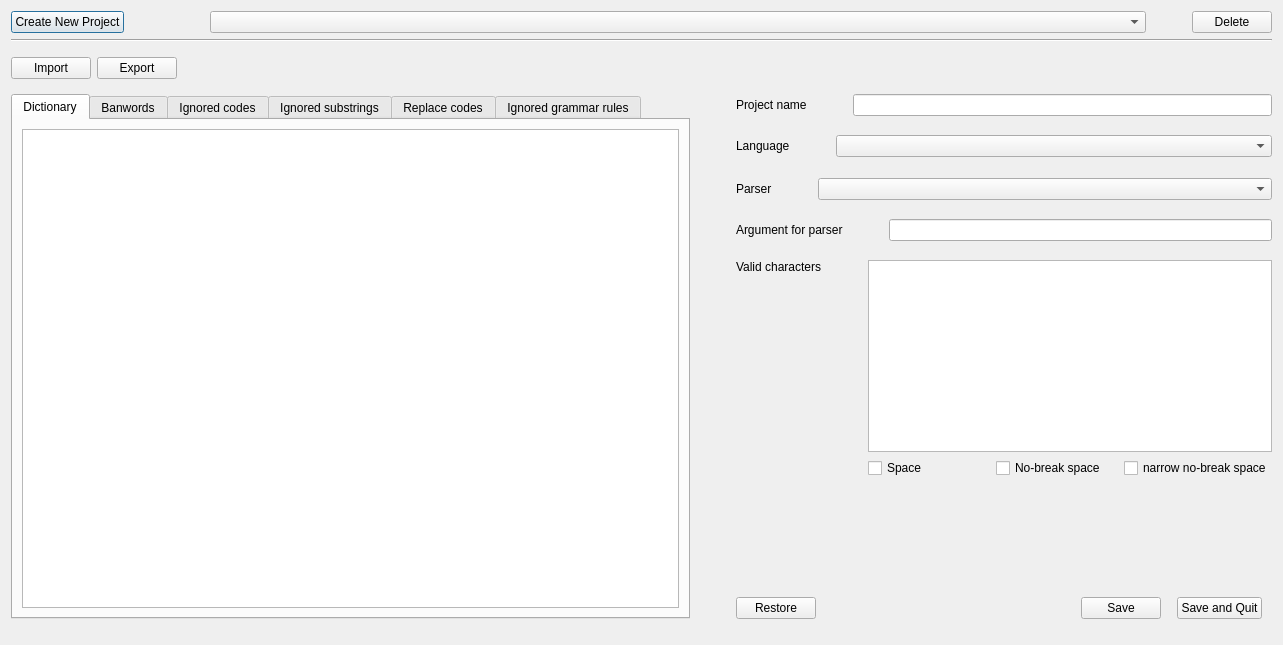
<?xml version="1.0" encoding="UTF-8"?>
<ui version="4.0">
 <class>Dialog_projectManager</class>
 <widget class="QDialog" name="Dialog_projectManager">
  <property name="geometry">
   <rect>
    <x>0</x>
    <y>0</y>
    <width>1283</width>
    <height>645</height>
   </rect>
  </property>
  <property name="windowTitle">
   <string>Manage Projects</string>
  </property>
  <layout class="QGridLayout" name="gridLayout_6">
   <item row="0" column="0">
    <layout class="QVBoxLayout" name="verticalLayout" stretch="0,0,0,1,0">
     <item>
      <layout class="QHBoxLayout" name="horizontalLayout_project" stretch="0,0,0,5,0,0">
       <item>
        <widget class="QPushButton" name="pushButton_createProject">
         <property name="text">
          <string>Create New Project</string>
         </property>
        </widget>
       </item>
       <item>
        <spacer name="horizontalSpacer_project_1">
         <property name="orientation">
          <enum>Qt::Horizontal</enum>
         </property>
         <property name="sizeHint" stdset="0">
          <size>
           <width>40</width>
           <height>20</height>
          </size>
         </property>
        </spacer>
       </item>
       <item>
        <spacer name="horizontalSpacer_project_2">
         <property name="orientation">
          <enum>Qt::Horizontal</enum>
         </property>
         <property name="sizeHint" stdset="0">
          <size>
           <width>40</width>
           <height>20</height>
          </size>
         </property>
        </spacer>
       </item>
       <item>
        <widget class="QComboBox" name="comboBox_project">
         <property name="sizePolicy">
          <sizepolicy hsizetype="Minimum" vsizetype="Fixed">
           <horstretch>0</horstretch>
           <verstretch>0</verstretch>
          </sizepolicy>
         </property>
         <property name="maxVisibleItems">
          <number>15</number>
         </property>
        </widget>
       </item>
       <item>
        <spacer name="horizontalSpacer_project_3">
         <property name="orientation">
          <enum>Qt::Horizontal</enum>
         </property>
         <property name="sizeHint" stdset="0">
          <size>
           <width>40</width>
           <height>20</height>
          </size>
         </property>
        </spacer>
       </item>
       <item>
        <widget class="QPushButton" name="pushButton_deleteProject">
         <property name="text">
          <string>Delete</string>
         </property>
        </widget>
       </item>
      </layout>
     </item>
     <item>
      <widget class="Line" name="line_main">
       <property name="orientation">
        <enum>Qt::Horizontal</enum>
       </property>
      </widget>
     </item>
     <item>
      <layout class="QHBoxLayout" name="horizontalLayout">
       <item>
        <widget class="QPushButton" name="pushButton_import">
         <property name="text">
          <string>Import</string>
         </property>
        </widget>
       </item>
       <item>
        <widget class="QPushButton" name="pushButton_export">
         <property name="text">
          <string>Export</string>
         </property>
        </widget>
       </item>
       <item>
        <spacer name="horizontalSpacer_2">
         <property name="orientation">
          <enum>Qt::Horizontal</enum>
         </property>
         <property name="sizeHint" stdset="0">
          <size>
           <width>40</width>
           <height>20</height>
          </size>
         </property>
        </spacer>
       </item>
       <item>
        <spacer name="verticalSpacer_main_1">
         <property name="orientation">
          <enum>Qt::Vertical</enum>
         </property>
         <property name="sizeHint" stdset="0">
          <size>
           <width>20</width>
           <height>40</height>
          </size>
         </property>
        </spacer>
       </item>
      </layout>
     </item>
     <item>
      <layout class="QHBoxLayout" name="horizontalLayout_parameters" stretch="1,0,0">
       <item>
        <widget class="QTabWidget" name="tabWidget_editArea">
         <property name="sizePolicy">
          <sizepolicy hsizetype="Minimum" vsizetype="Expanding">
           <horstretch>0</horstretch>
           <verstretch>0</verstretch>
          </sizepolicy>
         </property>
         <property name="currentIndex">
          <number>0</number>
         </property>
         <widget class="QWidget" name="tab_1">
          <attribute name="title">
           <string>Dictionary</string>
          </attribute>
          <layout class="QGridLayout" name="gridLayout_5">
           <item row="0" column="0">
            <widget class="DataTableView" name="dataTableView_dictionary">
             <property name="dragDropOverwriteMode">
              <bool>false</bool>
             </property>
             <property name="selectionMode">
              <enum>QAbstractItemView::ExtendedSelection</enum>
             </property>
             <property name="selectionBehavior">
              <enum>QAbstractItemView::SelectItems</enum>
             </property>
             <attribute name="horizontalHeaderVisible">
              <bool>false</bool>
             </attribute>
             <attribute name="horizontalHeaderStretchLastSection">
              <bool>true</bool>
             </attribute>
             <attribute name="verticalHeaderVisible">
              <bool>false</bool>
             </attribute>
            </widget>
           </item>
          </layout>
         </widget>
         <widget class="QWidget" name="tab_2">
          <attribute name="title">
           <string>Banwords</string>
          </attribute>
          <layout class="QGridLayout" name="gridLayout_4">
           <item row="0" column="0">
            <widget class="DataTableView" name="dataTableView_banwords">
             <property name="dragDropOverwriteMode">
              <bool>false</bool>
             </property>
             <property name="selectionMode">
              <enum>QAbstractItemView::ExtendedSelection</enum>
             </property>
             <property name="selectionBehavior">
              <enum>QAbstractItemView::SelectItems</enum>
             </property>
             <attribute name="horizontalHeaderVisible">
              <bool>false</bool>
             </attribute>
             <attribute name="horizontalHeaderStretchLastSection">
              <bool>true</bool>
             </attribute>
             <attribute name="verticalHeaderVisible">
              <bool>false</bool>
             </attribute>
            </widget>
           </item>
          </layout>
         </widget>
         <widget class="QWidget" name="tab_3">
          <attribute name="title">
           <string>Ignored codes</string>
          </attribute>
          <layout class="QGridLayout" name="gridLayout">
           <item row="0" column="0">
            <widget class="DataTableView" name="dataTableView_ignoredCodes">
             <property name="dragDropOverwriteMode">
              <bool>false</bool>
             </property>
             <property name="selectionMode">
              <enum>QAbstractItemView::ExtendedSelection</enum>
             </property>
             <property name="selectionBehavior">
              <enum>QAbstractItemView::SelectRows</enum>
             </property>
             <attribute name="horizontalHeaderStretchLastSection">
              <bool>true</bool>
             </attribute>
             <attribute name="verticalHeaderVisible">
              <bool>false</bool>
             </attribute>
            </widget>
           </item>
          </layout>
         </widget>
         <widget class="QWidget" name="tab_4">
          <attribute name="title">
           <string>Ignored substrings</string>
          </attribute>
          <layout class="QGridLayout" name="gridLayout_3">
           <item row="0" column="0">
            <widget class="DataTableView" name="dataTableView_ignoredSubstrings">
             <property name="dragDropOverwriteMode">
              <bool>false</bool>
             </property>
             <property name="selectionMode">
              <enum>QAbstractItemView::ExtendedSelection</enum>
             </property>
             <property name="selectionBehavior">
              <enum>QAbstractItemView::SelectItems</enum>
             </property>
             <attribute name="horizontalHeaderStretchLastSection">
              <bool>true</bool>
             </attribute>
             <attribute name="verticalHeaderVisible">
              <bool>false</bool>
             </attribute>
            </widget>
           </item>
          </layout>
         </widget>
         <widget class="QWidget" name="tab_5">
          <attribute name="title">
           <string>Replace codes</string>
          </attribute>
          <layout class="QGridLayout" name="gridLayout_7">
           <item row="0" column="0">
            <widget class="DataTableView" name="dataTableView_replaceCodes">
             <property name="dragDropOverwriteMode">
              <bool>false</bool>
             </property>
             <property name="selectionMode">
              <enum>QAbstractItemView::ExtendedSelection</enum>
             </property>
             <property name="selectionBehavior">
              <enum>QAbstractItemView::SelectItems</enum>
             </property>
             <attribute name="horizontalHeaderStretchLastSection">
              <bool>true</bool>
             </attribute>
             <attribute name="verticalHeaderVisible">
              <bool>false</bool>
             </attribute>
            </widget>
           </item>
          </layout>
         </widget>
         <widget class="QWidget" name="tab_6">
          <attribute name="title">
           <string>Ignored grammar rules</string>
          </attribute>
          <layout class="QGridLayout" name="gridLayout_2">
           <item row="0" column="0">
            <widget class="DataTableView" name="dataTableView_rules">
             <property name="dragDropOverwriteMode">
              <bool>false</bool>
             </property>
             <property name="selectionMode">
              <enum>QAbstractItemView::ExtendedSelection</enum>
             </property>
             <property name="selectionBehavior">
              <enum>QAbstractItemView::SelectItems</enum>
             </property>
             <attribute name="horizontalHeaderVisible">
              <bool>false</bool>
             </attribute>
             <attribute name="horizontalHeaderStretchLastSection">
              <bool>true</bool>
             </attribute>
             <attribute name="verticalHeaderVisible">
              <bool>false</bool>
             </attribute>
            </widget>
           </item>
          </layout>
         </widget>
        </widget>
       </item>
       <item>
        <spacer name="horizontalSpacer_validCharacters">
         <property name="orientation">
          <enum>Qt::Horizontal</enum>
         </property>
         <property name="sizeHint" stdset="0">
          <size>
           <width>40</width>
           <height>20</height>
          </size>
         </property>
        </spacer>
       </item>
       <item>
        <layout class="QVBoxLayout" name="verticalLayout_rightPartAndSave">
         <item>
          <layout class="QVBoxLayout" name="verticalLayout_rightPart">
           <item>
            <layout class="QHBoxLayout" name="horizontalLayout_projectName" stretch="1,0,3">
             <property name="sizeConstraint">
              <enum>QLayout::SetMaximumSize</enum>
             </property>
             <item>
              <widget class="QLabel" name="label_projectName">
               <property name="sizePolicy">
                <sizepolicy hsizetype="Maximum" vsizetype="Maximum">
                 <horstretch>0</horstretch>
                 <verstretch>0</verstretch>
                </sizepolicy>
               </property>
               <property name="text">
                <string>Project name</string>
               </property>
               <property name="textInteractionFlags">
                <set>Qt::LinksAccessibleByMouse|Qt::TextSelectableByMouse</set>
               </property>
              </widget>
             </item>
             <item>
              <spacer name="horizontalSpacer">
               <property name="orientation">
                <enum>Qt::Horizontal</enum>
               </property>
               <property name="sizeHint" stdset="0">
                <size>
                 <width>40</width>
                 <height>20</height>
                </size>
               </property>
              </spacer>
             </item>
             <item>
              <widget class="QLineEdit" name="lineEdit_projectName"/>
             </item>
            </layout>
           </item>
           <item>
            <spacer name="verticalSpacer_editAreaForm_1">
             <property name="orientation">
              <enum>Qt::Vertical</enum>
             </property>
             <property name="sizeHint" stdset="0">
              <size>
               <width>536</width>
               <height>13</height>
              </size>
             </property>
            </spacer>
           </item>
           <item>
            <layout class="QHBoxLayout" name="horizontalLayout_language" stretch="1,0,2">
             <property name="sizeConstraint">
              <enum>QLayout::SetMaximumSize</enum>
             </property>
             <item>
              <widget class="QLabel" name="label_language">
               <property name="sizePolicy">
                <sizepolicy hsizetype="Maximum" vsizetype="Maximum">
                 <horstretch>0</horstretch>
                 <verstretch>0</verstretch>
                </sizepolicy>
               </property>
               <property name="text">
                <string>Language</string>
               </property>
               <property name="textInteractionFlags">
                <set>Qt::LinksAccessibleByMouse|Qt::TextSelectableByMouse</set>
               </property>
              </widget>
             </item>
             <item>
              <spacer name="horizontalSpacer_language">
               <property name="orientation">
                <enum>Qt::Horizontal</enum>
               </property>
               <property name="sizeHint" stdset="0">
                <size>
                 <width>40</width>
                 <height>20</height>
                </size>
               </property>
              </spacer>
             </item>
             <item>
              <widget class="QComboBox" name="comboBox_language"/>
             </item>
            </layout>
           </item>
           <item>
            <spacer name="verticalSpacer_editAreaForm_2">
             <property name="orientation">
              <enum>Qt::Vertical</enum>
             </property>
             <property name="sizeHint" stdset="0">
              <size>
               <width>13</width>
               <height>15</height>
              </size>
             </property>
            </spacer>
           </item>
           <item>
            <layout class="QHBoxLayout" name="horizontalLayout_parser" stretch="1,0,3">
             <property name="sizeConstraint">
              <enum>QLayout::SetMaximumSize</enum>
             </property>
             <item>
              <widget class="QLabel" name="label_parser">
               <property name="sizePolicy">
                <sizepolicy hsizetype="Maximum" vsizetype="Maximum">
                 <horstretch>0</horstretch>
                 <verstretch>0</verstretch>
                </sizepolicy>
               </property>
               <property name="text">
                <string>Parser</string>
               </property>
               <property name="wordWrap">
                <bool>true</bool>
               </property>
               <property name="textInteractionFlags">
                <set>Qt::LinksAccessibleByMouse|Qt::TextSelectableByMouse</set>
               </property>
              </widget>
             </item>
             <item>
              <spacer name="horizontalSpacer_parser">
               <property name="orientation">
                <enum>Qt::Horizontal</enum>
               </property>
               <property name="sizeHint" stdset="0">
                <size>
                 <width>40</width>
                 <height>20</height>
                </size>
               </property>
              </spacer>
             </item>
             <item>
              <widget class="QComboBox" name="comboBox_parser"/>
             </item>
            </layout>
           </item>
           <item>
            <spacer name="verticalSpacer_editAreaForm_3">
             <property name="orientation">
              <enum>Qt::Vertical</enum>
             </property>
             <property name="sizeHint" stdset="0">
              <size>
               <width>536</width>
               <height>13</height>
              </size>
             </property>
            </spacer>
           </item>
           <item>
            <layout class="QHBoxLayout" name="horizontalLayout_argParser" stretch="1,0,2">
             <property name="sizeConstraint">
              <enum>QLayout::SetMaximumSize</enum>
             </property>
             <item>
              <widget class="QLabel" name="label_argParser">
               <property name="sizePolicy">
                <sizepolicy hsizetype="Maximum" vsizetype="Maximum">
                 <horstretch>0</horstretch>
                 <verstretch>0</verstretch>
                </sizepolicy>
               </property>
               <property name="text">
                <string>Argument for parser</string>
               </property>
               <property name="textInteractionFlags">
                <set>Qt::LinksAccessibleByMouse|Qt::TextSelectableByMouse</set>
               </property>
              </widget>
             </item>
             <item>
              <spacer name="horizontalSpacer_argParser">
               <property name="orientation">
                <enum>Qt::Horizontal</enum>
               </property>
               <property name="sizeHint" stdset="0">
                <size>
                 <width>40</width>
                 <height>20</height>
                </size>
               </property>
              </spacer>
             </item>
             <item>
              <widget class="QLineEdit" name="lineEdit_argParser"/>
             </item>
            </layout>
           </item>
           <item>
            <spacer name="verticalSpacer_editAreaForm_4">
             <property name="orientation">
              <enum>Qt::Vertical</enum>
             </property>
             <property name="sizeHint" stdset="0">
              <size>
               <width>536</width>
               <height>13</height>
              </size>
             </property>
            </spacer>
           </item>
           <item>
            <layout class="QHBoxLayout" name="horizontalLayout_validCharacters" stretch="0,0,1">
             <item>
              <layout class="QVBoxLayout" name="verticalLayout_validCharacters_1">
               <property name="sizeConstraint">
                <enum>QLayout::SetMaximumSize</enum>
               </property>
               <item>
                <widget class="QLabel" name="label_validCharacters">
                 <property name="sizePolicy">
                  <sizepolicy hsizetype="Maximum" vsizetype="Maximum">
                   <horstretch>0</horstretch>
                   <verstretch>0</verstretch>
                  </sizepolicy>
                 </property>
                 <property name="text">
                  <string>Valid characters</string>
                 </property>
                 <property name="scaledContents">
                  <bool>false</bool>
                 </property>
                 <property name="wordWrap">
                  <bool>true</bool>
                 </property>
                 <property name="textInteractionFlags">
                  <set>Qt::LinksAccessibleByMouse|Qt::TextSelectableByMouse</set>
                 </property>
                </widget>
               </item>
               <item>
                <spacer name="verticalSpacer_validCharacters_1">
                 <property name="orientation">
                  <enum>Qt::Vertical</enum>
                 </property>
                 <property name="sizeHint" stdset="0">
                  <size>
                   <width>20</width>
                   <height>40</height>
                  </size>
                 </property>
                </spacer>
               </item>
              </layout>
             </item>
             <item>
              <spacer name="horizontalSpacer_editArea">
               <property name="orientation">
                <enum>Qt::Horizontal</enum>
               </property>
               <property name="sizeHint" stdset="0">
                <size>
                 <width>40</width>
                 <height>20</height>
                </size>
               </property>
              </spacer>
             </item>
             <item>
              <layout class="QVBoxLayout" name="verticalLayout_validCharacters_2" stretch="0,1">
               <item>
                <widget class="QTextEdit" name="textEdit_validCharacters"/>
               </item>
               <item>
                <layout class="QHBoxLayout" name="horizontalLayout_checkbox_spaces_1">
                 <item>
                  <widget class="QCheckBox" name="checkBox_space">
                   <property name="text">
                    <string>Space</string>
                   </property>
                  </widget>
                 </item>
                 <item>
                  <widget class="QCheckBox" name="checkBox_nobreakSpace">
                   <property name="text">
                    <string>No-break space</string>
                   </property>
                  </widget>
                 </item>
                 <item>
                  <widget class="QCheckBox" name="checkBox_narrowNobreakSpace">
                   <property name="text">
                    <string>narrow no-break space</string>
                   </property>
                  </widget>
                 </item>
                </layout>
               </item>
              </layout>
             </item>
            </layout>
           </item>
           <item>
            <spacer name="verticalSpacer_editAreaForm_5">
             <property name="orientation">
              <enum>Qt::Vertical</enum>
             </property>
             <property name="sizeHint" stdset="0">
              <size>
               <width>536</width>
               <height>13</height>
              </size>
             </property>
            </spacer>
           </item>
          </layout>
         </item>
         <item>
          <spacer name="verticalSpacer_editAreaAndSave">
           <property name="orientation">
            <enum>Qt::Vertical</enum>
           </property>
           <property name="sizeHint" stdset="0">
            <size>
             <width>20</width>
             <height>40</height>
            </size>
           </property>
          </spacer>
         </item>
         <item>
          <layout class="QHBoxLayout" name="horizontalLayout_Save" stretch="0,1,0,0,0,0">
           <item>
            <widget class="QPushButton" name="pushButton_restore">
             <property name="text">
              <string>Restore</string>
             </property>
            </widget>
           </item>
           <item>
            <spacer name="horizontalSpacer_Save_1">
             <property name="orientation">
              <enum>Qt::Horizontal</enum>
             </property>
             <property name="sizeHint" stdset="0">
              <size>
               <width>40</width>
               <height>20</height>
              </size>
             </property>
            </spacer>
           </item>
           <item>
            <widget class="QPushButton" name="pushButton_save">
             <property name="text">
              <string>Save</string>
             </property>
            </widget>
           </item>
           <item>
            <spacer name="horizontalSpacer_Save_2">
             <property name="orientation">
              <enum>Qt::Horizontal</enum>
             </property>
             <property name="sizeHint" stdset="0">
              <size>
               <width>10</width>
               <height>20</height>
              </size>
             </property>
            </spacer>
           </item>
           <item>
            <widget class="QPushButton" name="pushButton_saveAndQuit">
             <property name="text">
              <string>Save and Quit</string>
             </property>
            </widget>
           </item>
           <item>
            <spacer name="horizontalSpacer_Save_3">
             <property name="orientation">
              <enum>Qt::Horizontal</enum>
             </property>
             <property name="sizeHint" stdset="0">
              <size>
               <width>10</width>
               <height>20</height>
              </size>
             </property>
            </spacer>
           </item>
          </layout>
         </item>
        </layout>
       </item>
      </layout>
     </item>
     <item>
      <spacer name="verticalSpacer_main_2">
       <property name="orientation">
        <enum>Qt::Vertical</enum>
       </property>
       <property name="sizeHint" stdset="0">
        <size>
         <width>13</width>
         <height>15</height>
        </size>
       </property>
      </spacer>
     </item>
    </layout>
   </item>
  </layout>
 </widget>
 <customwidgets>
  <customwidget>
   <class>DataTableView</class>
   <extends>QTableView</extends>
   <header>rawtextcheck/ui/widgets/data_tableview.h</header>
  </customwidget>
 </customwidgets>
 <resources/>
 <connections/>
</ui>
